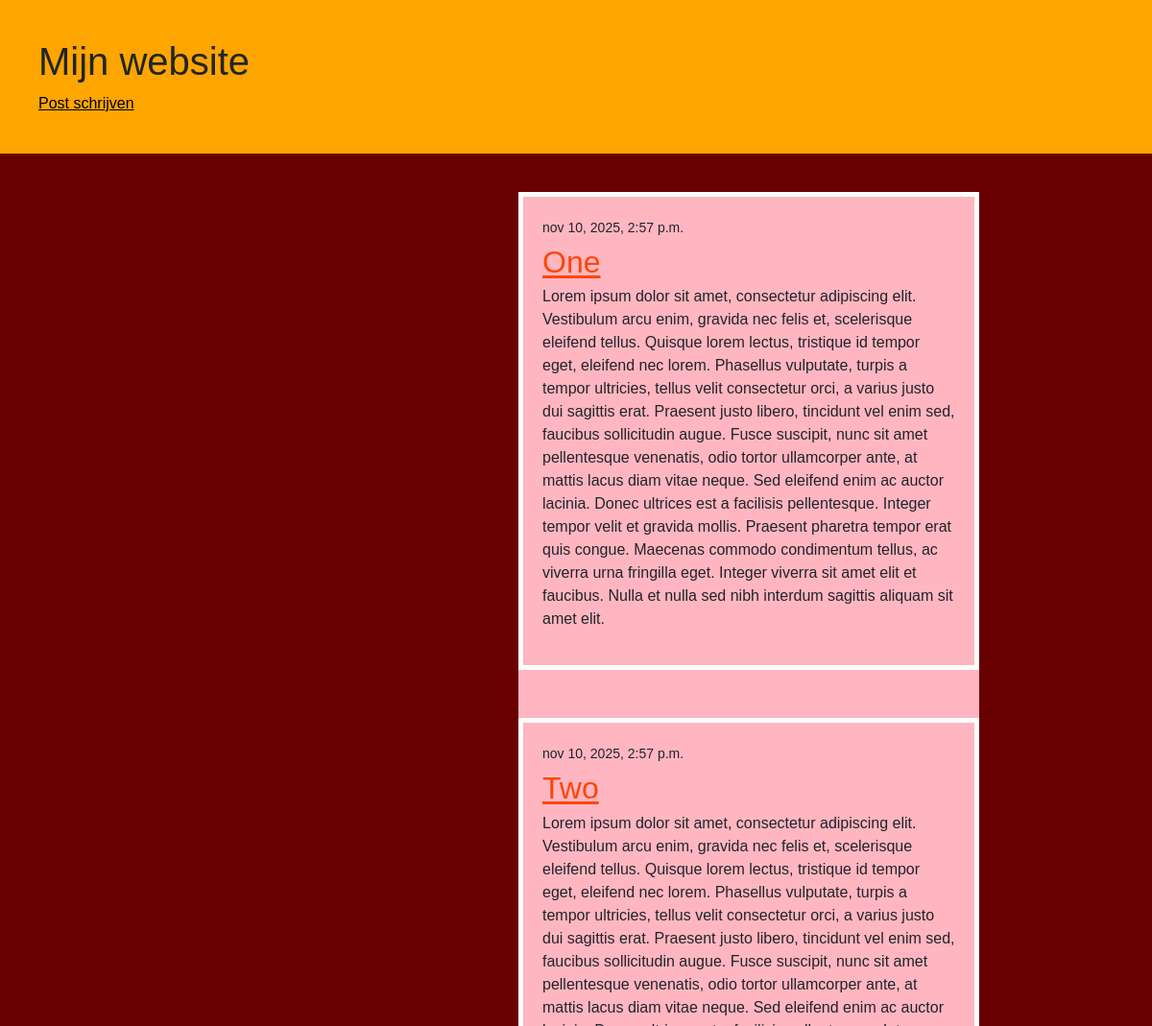
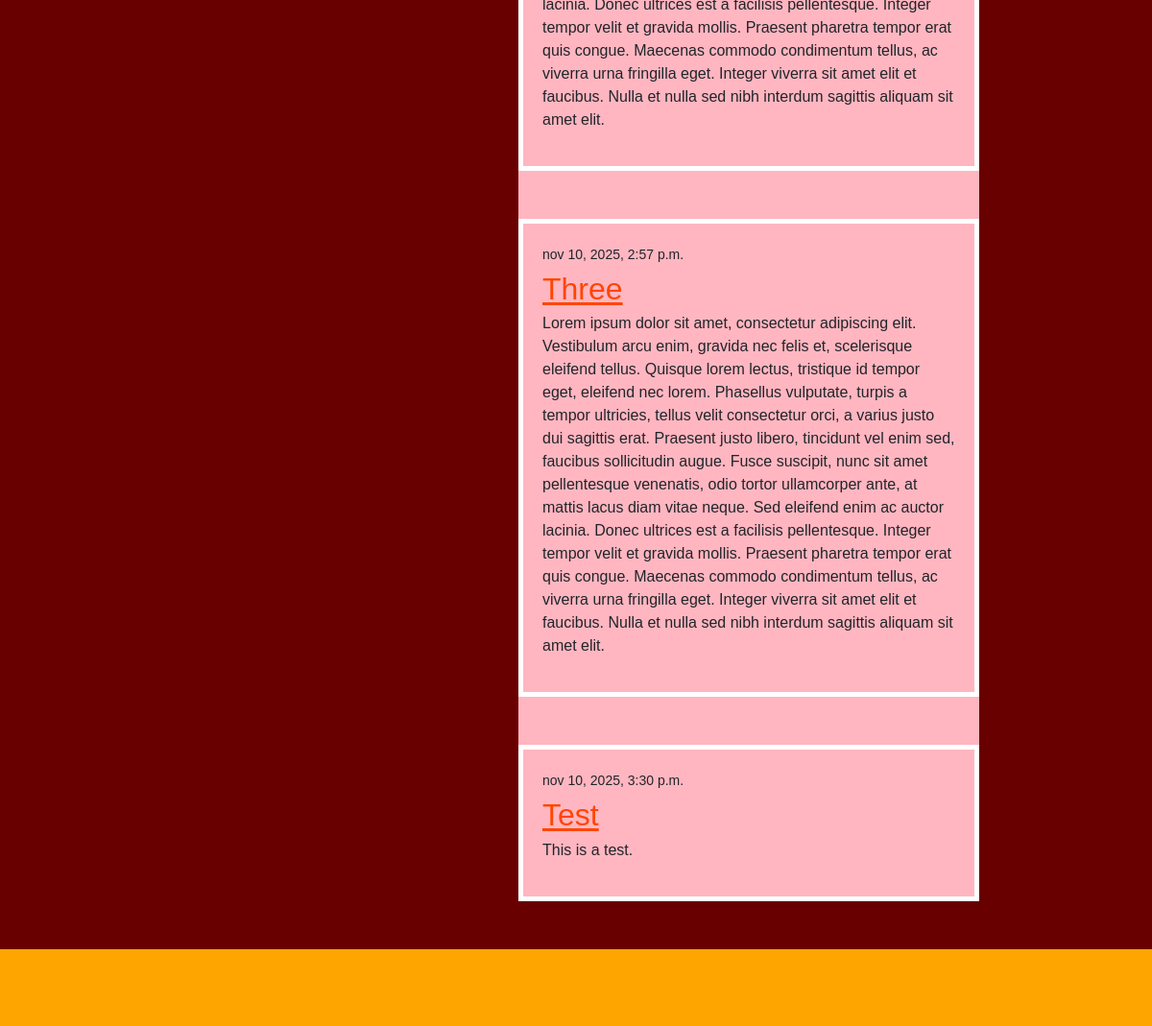
The page / on the database its author committed (2 pictures, top to bottom).
### blog/models.py (models this page shows, shortened)
class Post(models.Model):
    author = models.ForeignKey(
        settings.AUTH_USER_MODEL,
        on_delete=models.CASCADE
    )
    title = models.CharField(max_length=200)
    text = models.TextField()
    created_date = models.DateTimeField(default=timezone.now)
    published_date = models.DateTimeField(blank=True, null=True)

### blog/views.py (the view)
# urls.py: path('', views.post_list, name='post_list'),
def post_list(request):
    posts = Post.objects.filter(published_date__lte=timezone.now()).order_by('published_date')
    return render(request, 'blog/post_list.html', {'posts': posts})

### blog/templates/blog/post_list.html
{% extends 'blog/base.html' %}
{% block inhoud %}
{% for post in posts %}
<article class="post">
    <time class="date">
        {{ post.published_date }}
    </time>
    <h2><a href="{% url 'post_inhoud' pk=post.pk %}">{{ post.title }}</a></h2>
    <p>{{ post.text|linebreaksbr }}</p>
</article>
{% endfor %}
{% endblock %}

### blog/templates/blog/base.html (shortened to what this page needs)
{% load static %}
<!DOCTYPE html>
<html lang="en" dir='ltr'>
<head>
    <link href="https://cdn.jsdelivr.net/npm/bootstrap@5.1.3/dist/css/bootstrap.min.css" rel="stylesheet"
>
    <link rel="stylesheet" href="{% static 'css/stijl.css' %}">
</head>
<body>
    <header>
        <h1>Mijn website</h1>
        <a href="{% url 'post_nieuw' %}" class="top-menu">Post schrijven</a>
    </header>
    <section>
        {% block inhoud %}
        {% endblock %}
    </section>
    <footer>
    </footer>
</body>
</html>

### blog/static/css/stijl.css (style rules this page uses)
body { background-color: #690000; margin: 0; padding: 0; font-family: Arial, sans-serif; }
a { color: black; }
header { background-color: orange; padding: 40px; }
section { width: 40%; max-width: 500px; background-color: lightpink; margin: 40px 5% 20px 45%; }
.post { padding: 20px; margin-bottom: 50px; border: 5px solid white; }
.post h2 { margin: 5px 0; }
.post h2 a { text-decoration: underline; text-decoration-color: orangered; text-underline-offset: 3px; color: orangered; }
.date { font-size: 14px; }
footer { margin-top: 50px; background-color: orange; height: 80px; }

### rows shown on the page
Post: published_date "nov 10, 2025, 2:57 p.m.", title "One", text "Lorem ipsum dolor sit amet, consectetur adipiscing elit. Vestibulum arcu enim, gravida nec felis et, scelerisque eleifend tellus. Quisque lorem lectus, tristique id tempor eget, eleifend nec lorem. Phasellus vulputate, turpis a tempor ultricies, tellus velit consectetur orci, a varius justo dui sagittis erat. Praesent justo libero, tincidunt vel enim sed, faucibus sollicitudin augue. Fusce suscipit, nunc sit amet pellentesque venenatis, odio tortor ullamcorper ante, at mattis lacus diam vitae neque. Sed eleifend enim ac auctor lacinia. Donec ultrices est a facilisis pellentesque. Integer tempor velit et gravida mollis. Praesent pharetra tempor erat quis congue. Maecenas commodo condimentum…"
Post: published_date "nov 10, 2025, 2:57 p.m.", title "Two", text "Lorem ipsum dolor sit amet, consectetur adipiscing elit. Vestibulum arcu enim, gravida nec felis et, scelerisque eleifend tellus. Quisque lorem lectus, tristique id tempor eget, eleifend nec lorem. Phasellus vulputate, turpis a tempor ultricies, tellus velit consectetur orci, a varius justo dui sagittis erat. Praesent justo libero, tincidunt vel enim sed, faucibus sollicitudin augue. Fusce suscipit, nunc sit amet pellentesque venenatis, odio tortor ullamcorper ante, at mattis lacus diam vitae neque. Sed eleifend enim ac auctor lacinia. Donec ultrices est a facilisis pellentesque. Integer tempor velit et gravida mollis. Praesent pharetra tempor erat quis congue. Maecenas commodo condimentum…"
Post: published_date "nov 10, 2025, 2:57 p.m.", title "Three", text "Lorem ipsum dolor sit amet, consectetur adipiscing elit. Vestibulum arcu enim, gravida nec felis et, scelerisque eleifend tellus. Quisque lorem lectus, tristique id tempor eget, eleifend nec lorem. Phasellus vulputate, turpis a tempor ultricies, tellus velit consectetur orci, a varius justo dui sagittis erat. Praesent justo libero, tincidunt vel enim sed, faucibus sollicitudin augue. Fusce suscipit, nunc sit amet pellentesque venenatis, odio tortor ullamcorper ante, at mattis lacus diam vitae neque. Sed eleifend enim ac auctor lacinia. Donec ultrices est a facilisis pellentesque. Integer tempor velit et gravida mollis. Praesent pharetra tempor erat quis congue. Maecenas commodo condimentum…"
Post: published_date "nov 10, 2025, 3:30 p.m.", title "Test", text "This is a test."
